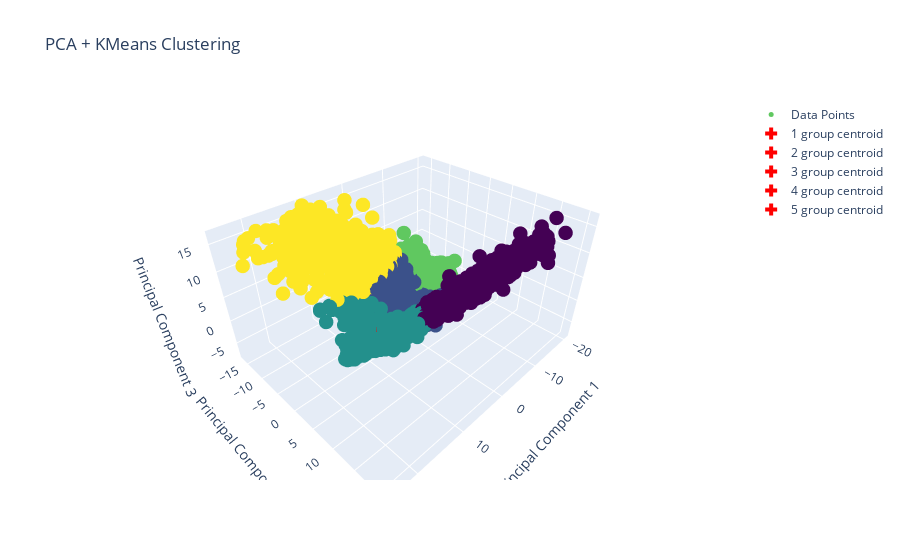

Write notebook code for a chart like this one.
### Code cell
import plotly.graph_objects as go

# Step 4: Visualize the results in 3D with plotly
fig = go.Figure()

# Add 3D scatter plot
fig.add_trace(go.Scatter3d(
    x=rail_pca_3[:, 0],
    y=rail_pca_3[:, 1],
    z=rail_pca_3[:, 2],
    mode='markers',
    marker=dict(color=rail['cluster'], colorscale='Viridis', size=5),
    name='Data Points'
))

# Add centroids
for i, centroid in enumerate(centroids):
    fig.add_trace(go.Scatter3d(
        x=[centroid[0]],
        y=[centroid[1]],
        z=[centroid[2]],
        mode='markers',
        marker=dict(color='red', size=10, symbol='cross'),
        name=f'{i + 1} group centroid'
    ))

# Update layout
fig.update_layout(
    scene=dict(
        xaxis_title='Principal Component 1',
        yaxis_title='Principal Component 2',
        zaxis_title='Principal Component 3'
    ),
    title='PCA + KMeans Clustering'
)

fig.show()

### Figure 1 — Plotly figure (JSON) as saved in the notebook; plotly's stock layout.template omitted (floating-point values rounded to 4 significant figures; data arrays with more than 128 entries replaced by an {"elided": "..."} marker saying what was removed)
{"data": [{"marker": {"color": {"elided": "7917 int values"}, "colorscale": [[0, "#440154"], [0.1111, "#482878"], [0.2222, "#3e4989"], [0.3333, "#31688e"], [0.4444, "#26828e"], [0.5556, "#1f9e89"], [0.6667, "#35b779"], [0.7778, "#6ece58"], [0.8889, "#b5de2b"], [1, "#fde725"]], "size": 5}, "mode": "markers", "name": "Data Points", "type": "scatter3d", "x": {"elided": "7917 float values"}, "y": {"elided": "7917 float values"}, "z": {"elided": "7917 float values"}}, {"marker": {"color": "red", "size": 10, "symbol": "cross"}, "mode": "markers", "name": "1 group centroid", "type": "scatter3d", "x": [-3.86], "y": [11.98], "z": [7.656]}, {"marker": {"color": "red", "size": 10, "symbol": "cross"}, "mode": "markers", "name": "2 group centroid", "type": "scatter3d", "x": [0.1282], "y": [-0.3297], "z": [-1.523]}, {"marker": {"color": "red", "size": 10, "symbol": "cross"}, "mode": "markers", "name": "3 group centroid", "type": "scatter3d", "x": [9.85], "y": [1.643], "z": [-1.711]}, {"marker": {"color": "red", "size": 10, "symbol": "cross"}, "mode": "markers", "name": "4 group centroid", "type": "scatter3d", "x": [-8.506], "y": [-1.414], "z": [-0.9781]}, {"marker": {"color": "red", "size": 10, "symbol": "cross"}, "mode": "markers", "name": "5 group centroid", "type": "scatter3d", "x": [6.18], "y": [-8.986], "z": [8.532]}], "layout": {"scene": {"xaxis": {"title": {"text": "Principal Component 1"}}, "yaxis": {"title": {"text": "Principal Component 2"}}, "zaxis": {"title": {"text": "Principal Component 3"}}}, "title": {"text": "PCA + KMeans Clustering"}}}
